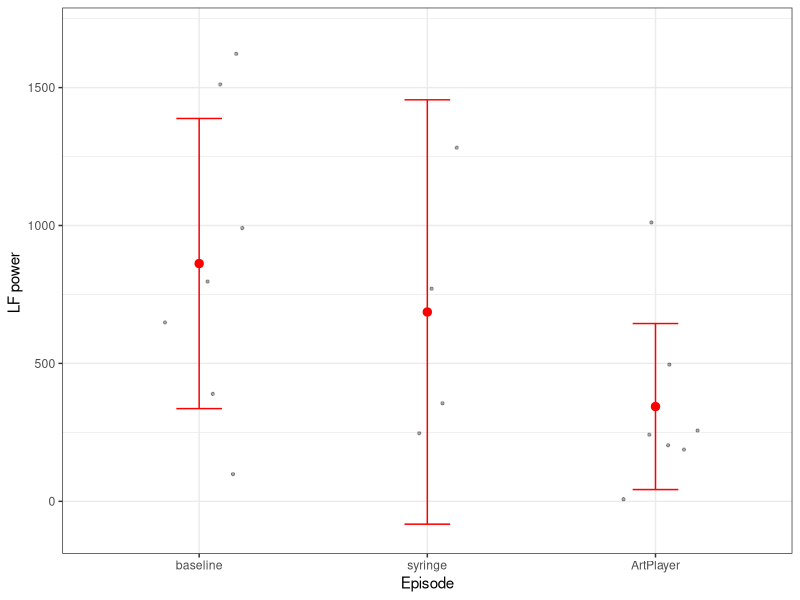

Source code (R):
library(readxl)
library(sqldf)
library(lme4)
library(ggplot2)
library(reshape2)
library(plyr)
library(Hmisc)
library(here)
setwd(paste(here::here("Processed - Kopi","data")))


summarySE <- function(data=NULL, measurevar, groupvars=NULL, na.rm=FALSE,
                      conf.interval=.95, .drop=TRUE) {
  library(plyr)
  
  # New version of length which can handle NA's: if na.rm==T, don't count them
  length2 <- function (x, na.rm=FALSE) {
    if (na.rm) sum(!is.na(x))
    else       length(x)
  }
  
  # This does the summary. For each group's data frame, return a vector with
  # N, mean, and sd
  datac <- ddply(data, groupvars, .drop=.drop,
                 .fun = function(xx, col) {
                   c(N    = length2(xx[[col]], na.rm=na.rm),
                     mean = mean   (xx[[col]], na.rm=na.rm),
                     sd   = sd     (xx[[col]], na.rm=na.rm)
                   )
                 },
                 measurevar
  )
  
  # Rename the "mean" column   
  datac <- rename(datac, c("mean" = measurevar))
  
  datac$se <- datac$sd / sqrt(datac$N)  # Calculate standard error of the mean
  
  # Confidence interval multiplier for standard error
  # Calculate t-statistic for confidence interval:
  # e.g., if conf.interval is .95, use .975 (above/below), and use df=N-1
  ciMult <- qt(conf.interval/2 + .5, datac$N-1)
  datac$ci <- datac$se * ciMult
  
  return(datac)
}

Full <- read_excel("fdf-split2 - All Participants.xlsx") #Henvis til de rigtige excel sheet
#Excel sheetet skal have v?rdierne i kolonner
Full <- subset(Full, PID != "") #Fjerner de r?kker hvor der ingen v?rdier er
episodes <- melt(Full, id.vars=c("episode")) #Samler tingene i forhold til Condition

gg <- subset(episodes, episode == "baseline")
#gg <- gg[-(1:7), ]
gg <- subset(gg, variable =="LF")
#gg <- subset(gg, variable == "LF") #V?lg den specifikke variabel der skal kigges p?
gg[,3] <- sapply(gg[,3], as.numeric) #S?rger for det der skal arbjedes med er numre
gg$episode <- as.factor(gg$episode) #S?rger for conditions bliver st?ende som faktorer frem for karaktere

gg2 <- subset(episodes, episode == "syringe")
#gg2 <- gg2[-(1:7), ]
gg2 <- subset(gg2, variable =="LF")
#gg2 <- subset(gg2, value != "NA")
gg2[,3] <- sapply(gg2[,3], as.numeric) #S?rger for det der skal arbjedes med er numre
gg2$episode <- as.factor(gg2$episode) #S?rger for conditions bliver st?ende som faktorer frem for karaktere
gg2 <- subset(gg2, value != "")

gg3 <- subset(episodes, episode == "ArtPlayer")
#gg3 <- gg3[-(1:7), ]
gg3 <- subset(gg3, variable =="LF")
gg3[,3] <- sapply(gg3[,3], as.numeric) #S?rger for det der skal arbjedes med er numre
gg3$episode <- as.factor(gg3$episode) #S?rger for conditions bliver st?ende som faktorer frem for karaktere


ggSum <- summarySE(gg, measurevar="value", groupvars=c("episode")) #Udreger sd, se, og ci
ggSum <- ggSum[-c(5),] #Ikke helt sikker p? hvad den g?r
ggSum2 <- summarySE(gg2, measurevar="value", groupvars=c("episode")) #Udreger sd, se, og ci
ggSum2 <- ggSum2[-c(5),] #Ikke helt sikker p? hvad den g?r
ggSum3 <- summarySE(gg3, measurevar="value", groupvars=c("episode")) #Udreger sd, se, og ci
ggSum3 <- ggSum3[-c(5),] #Ikke helt sikker p? hvad den g?r

sumCollected <- rbind(ggSum, ggSum2, ggSum3)

pdf(file="ci2PlotLF.pdf",width=5,height=2.8)
ggplot(sumCollected, aes(episode, value, colour=episode)) + theme_bw() + #hele plottet, s?rg for at bruge de rigtige variabler
  geom_point(position=position_dodge(0.2), color="red", size=2.5) +
  scale_y_continuous(limits = c(-100,1700)) +
  geom_errorbar(aes(ymin=(sumCollected$value-sumCollected$ci), ymax=(sumCollected$value+sumCollected$ci)), width=.2, position = position_dodge(0.2), color="red") +
  ylab("LF power ") + xlab("Episode") + theme(legend.position="none") +
  geom_jitter(data=gg, mapping=aes(episode, value), width=0.2, color="black", alpha=0.33, size=0.8) + 
  geom_jitter(data=gg2, mapping=aes(episode, value), width=0.2, color="black", alpha=0.33, size=0.8) + 
  geom_jitter(data=gg3, mapping=aes(episode, value), width=0.2, color="black", alpha=0.33, size=0.8)

dev.off()
#Husk at ?ndre ylim s? det passer
